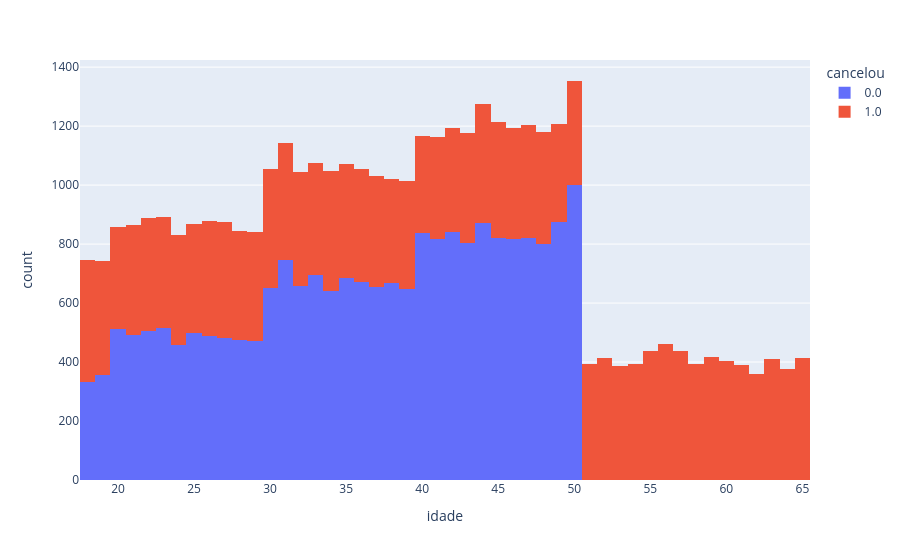
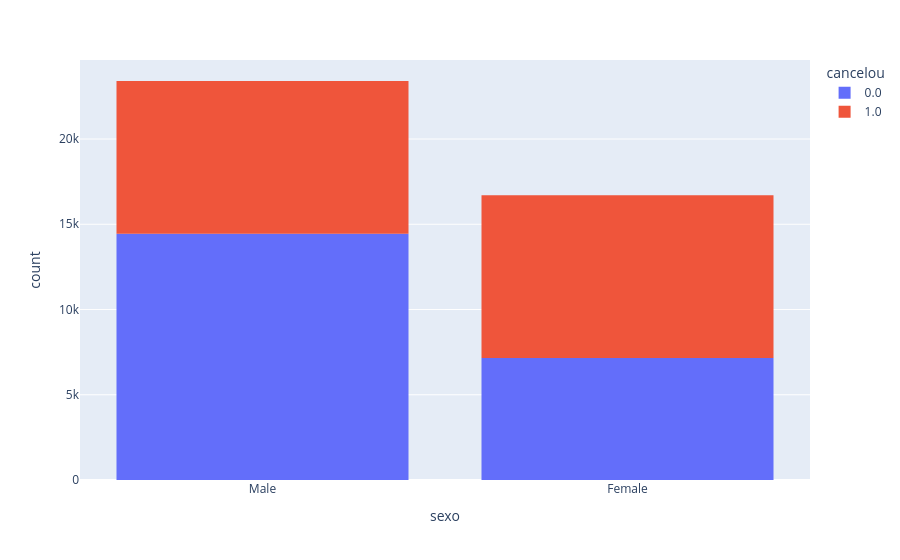
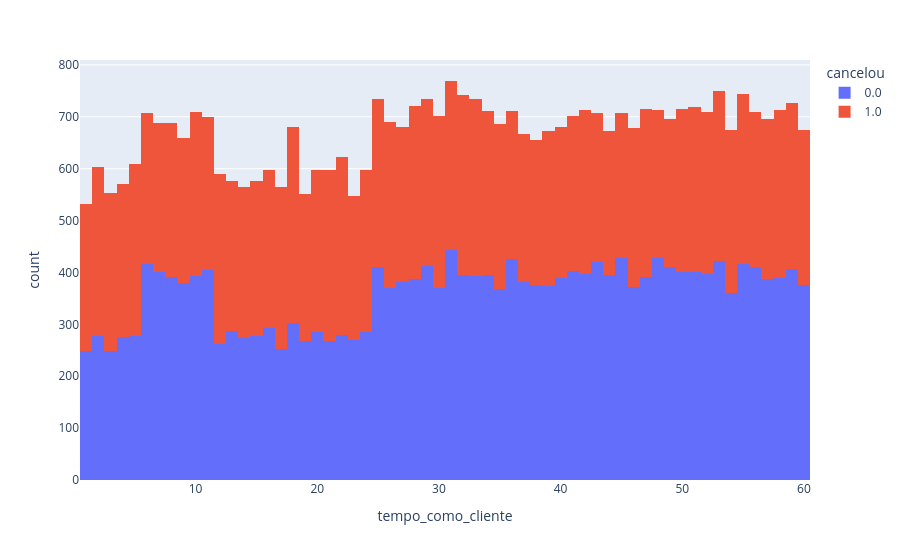
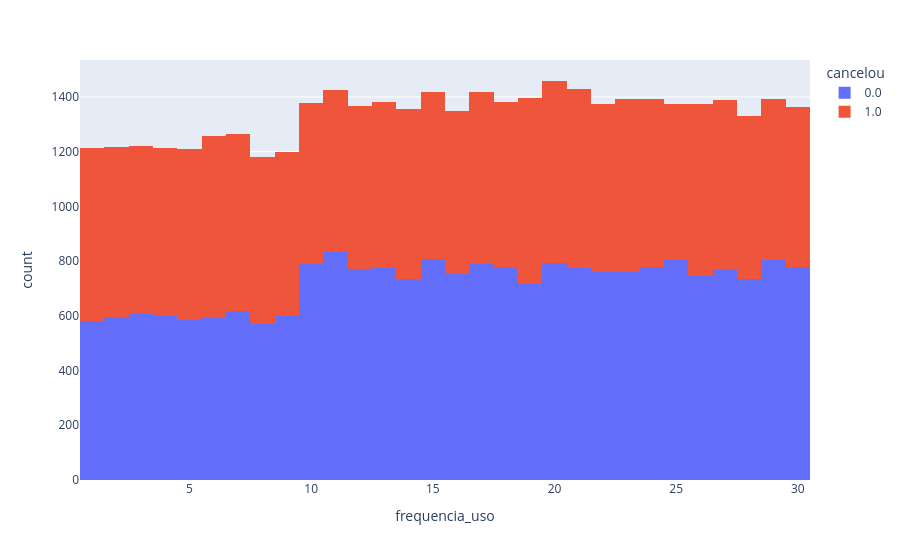

Notebook code cell kept with these figures, in order:
### Code cell
# analisar graficos

import plotly.express as px

for i in tabela.columns:
    grafico = px.histogram(tabela, x = i, color="cancelou")
    grafico.show()

### Figure 1 — Plotly figure (JSON) as saved in the notebook; plotly's stock layout.template omitted (floating-point values rounded to 4 significant figures; data arrays with more than 128 entries replaced by an {"elided": "..."} marker saying what was removed)
{"data": [{"alignmentgroup": "True", "bingroup": "x", "hovertemplate": "cancelou=0.0<br>idade=%{x}<br>count=%{y}<extra></extra>", "legendgroup": "0.0", "marker": {"color": "#636efa", "pattern": {"shape": ""}}, "name": "0.0", "offsetgroup": "0.0", "orientation": "v", "showlegend": true, "type": "histogram", "x": {"elided": "21603 int values"}, "xaxis": "x", "yaxis": "y"}, {"alignmentgroup": "True", "bingroup": "x", "hovertemplate": "cancelou=1.0<br>idade=%{x}<br>count=%{y}<extra></extra>", "legendgroup": "1.0", "marker": {"color": "#EF553B", "pattern": {"shape": ""}}, "name": "1.0", "offsetgroup": "1.0", "orientation": "v", "showlegend": true, "type": "histogram", "x": {"elided": "18509 int values"}, "xaxis": "x", "yaxis": "y"}], "layout": {"barmode": "relative", "legend": {"title": {"text": "cancelou"}, "tracegroupgap": 0}, "margin": {"t": 60}, "xaxis": {"anchor": "y", "domain": [0, 1], "title": {"text": "idade"}}, "yaxis": {"anchor": "x", "domain": [0, 1], "title": {"text": "count"}}}}

### Figure 2 — Plotly figure (JSON) as saved in the notebook; plotly's stock layout.template omitted (floating-point values rounded to 4 significant figures; data arrays with more than 128 entries replaced by an {"elided": "..."} marker saying what was removed)
{"data": [{"alignmentgroup": "True", "bingroup": "x", "hovertemplate": "cancelou=0.0<br>sexo=%{x}<br>count=%{y}<extra></extra>", "legendgroup": "0.0", "marker": {"color": "#636efa", "pattern": {"shape": ""}}, "name": "0.0", "offsetgroup": "0.0", "orientation": "v", "showlegend": true, "type": "histogram", "x": {"elided": "21603 str values"}, "xaxis": "x", "yaxis": "y"}, {"alignmentgroup": "True", "bingroup": "x", "hovertemplate": "cancelou=1.0<br>sexo=%{x}<br>count=%{y}<extra></extra>", "legendgroup": "1.0", "marker": {"color": "#EF553B", "pattern": {"shape": ""}}, "name": "1.0", "offsetgroup": "1.0", "orientation": "v", "showlegend": true, "type": "histogram", "x": {"elided": "18509 str values"}, "xaxis": "x", "yaxis": "y"}], "layout": {"barmode": "relative", "legend": {"title": {"text": "cancelou"}, "tracegroupgap": 0}, "margin": {"t": 60}, "xaxis": {"anchor": "y", "domain": [0, 1], "title": {"text": "sexo"}}, "yaxis": {"anchor": "x", "domain": [0, 1], "title": {"text": "count"}}}}

### Figure 3 — Plotly figure (JSON) as saved in the notebook; plotly's stock layout.template omitted (floating-point values rounded to 4 significant figures; data arrays with more than 128 entries replaced by an {"elided": "..."} marker saying what was removed)
{"data": [{"alignmentgroup": "True", "bingroup": "x", "hovertemplate": "cancelou=0.0<br>tempo_como_cliente=%{x}<br>count=%{y}<extra></extra>", "legendgroup": "0.0", "marker": {"color": "#636efa", "pattern": {"shape": ""}}, "name": "0.0", "offsetgroup": "0.0", "orientation": "v", "showlegend": true, "type": "histogram", "x": {"elided": "21603 int values"}, "xaxis": "x", "yaxis": "y"}, {"alignmentgroup": "True", "bingroup": "x", "hovertemplate": "cancelou=1.0<br>tempo_como_cliente=%{x}<br>count=%{y}<extra></extra>", "legendgroup": "1.0", "marker": {"color": "#EF553B", "pattern": {"shape": ""}}, "name": "1.0", "offsetgroup": "1.0", "orientation": "v", "showlegend": true, "type": "histogram", "x": {"elided": "18509 int values"}, "xaxis": "x", "yaxis": "y"}], "layout": {"barmode": "relative", "legend": {"title": {"text": "cancelou"}, "tracegroupgap": 0}, "margin": {"t": 60}, "xaxis": {"anchor": "y", "domain": [0, 1], "title": {"text": "tempo_como_cliente"}}, "yaxis": {"anchor": "x", "domain": [0, 1], "title": {"text": "count"}}}}

### Figure 4 — Plotly figure (JSON) as saved in the notebook; plotly's stock layout.template omitted (floating-point values rounded to 4 significant figures; data arrays with more than 128 entries replaced by an {"elided": "..."} marker saying what was removed)
{"data": [{"alignmentgroup": "True", "bingroup": "x", "hovertemplate": "cancelou=0.0<br>frequencia_uso=%{x}<br>count=%{y}<extra></extra>", "legendgroup": "0.0", "marker": {"color": "#636efa", "pattern": {"shape": ""}}, "name": "0.0", "offsetgroup": "0.0", "orientation": "v", "showlegend": true, "type": "histogram", "x": {"elided": "21603 int values"}, "xaxis": "x", "yaxis": "y"}, {"alignmentgroup": "True", "bingroup": "x", "hovertemplate": "cancelou=1.0<br>frequencia_uso=%{x}<br>count=%{y}<extra></extra>", "legendgroup": "1.0", "marker": {"color": "#EF553B", "pattern": {"shape": ""}}, "name": "1.0", "offsetgroup": "1.0", "orientation": "v", "showlegend": true, "type": "histogram", "x": {"elided": "18509 int values"}, "xaxis": "x", "yaxis": "y"}], "layout": {"barmode": "relative", "legend": {"title": {"text": "cancelou"}, "tracegroupgap": 0}, "margin": {"t": 60}, "xaxis": {"anchor": "y", "domain": [0, 1], "title": {"text": "frequencia_uso"}}, "yaxis": {"anchor": "x", "domain": [0, 1], "title": {"text": "count"}}}}
